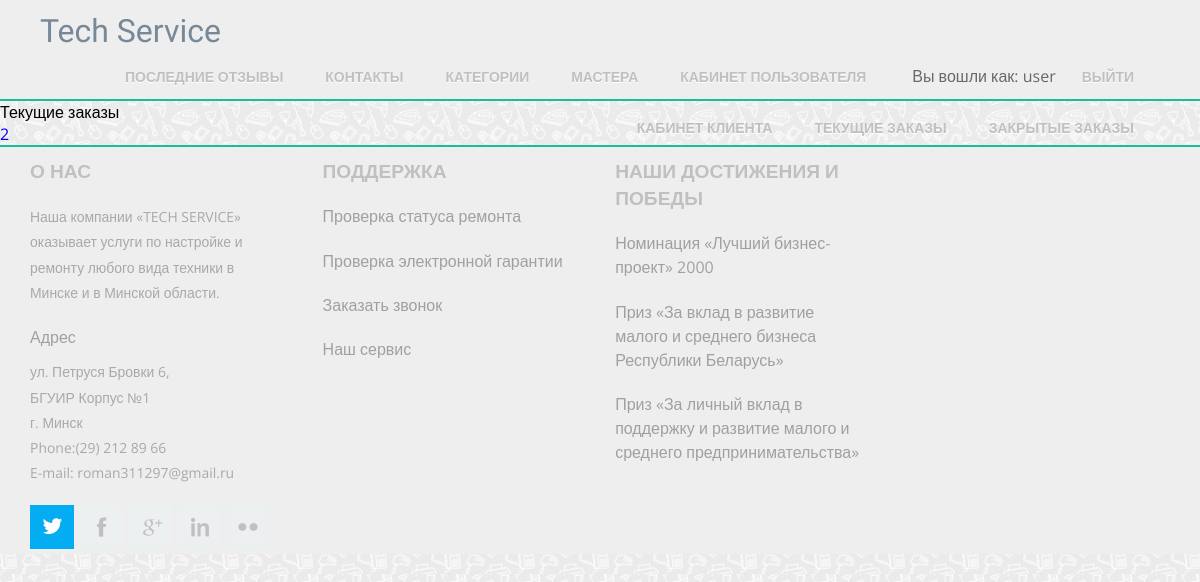
Page /client/current_orders/ (signed in) on the earlier database version.
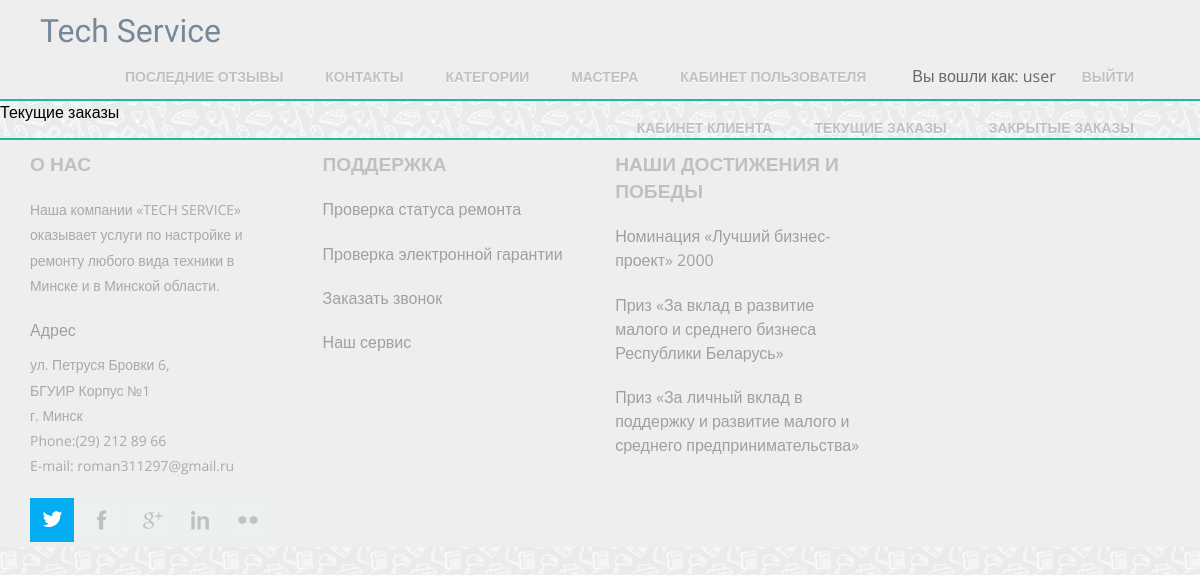
Same page on the later database version.
### master_office/models.py (models this page shows, shortened)
class Order(models.Model):
    client = models.ForeignKey(User, on_delete=models.CASCADE)
    status = models.IntegerField(default=0)
    price = models.FloatField()
    begin_date = models.DateTimeField(auto_now=True)
    end_date = models.DateTimeField(blank=True, null=True)
    expected_date = models.DateTimeField(blank=True, null=True)
    rating = models.IntegerField(default=0, blank=True, null=True)
    feedback = models.TextField(blank=True, null=True)

### client_office/views.py (the view)
def current_orders(request):
    user = request.user
    args = {}
    args['user'] = user
    args['orders'] = Order.objects.filter(client_id=user.pk).filter(status=0)
    args['title'] = "Текущие заказы"
    return render(request, 'client_office/current_orders.html', args)

### client_office/templates/client_office/current_orders.html
{% extends "client_office/client_wrapper.html" %}
{% block client_content %}
    <h4>{{ title }}</h4>
    {% for order in orders %}
        <a href="{% url 'client_office-detail' order.pk %}"><h3>{{ order.pk }}</h3></a>
    {% endfor %}
{% endblock %}

Differences in the rows shown:
removed Order: pk "2"
